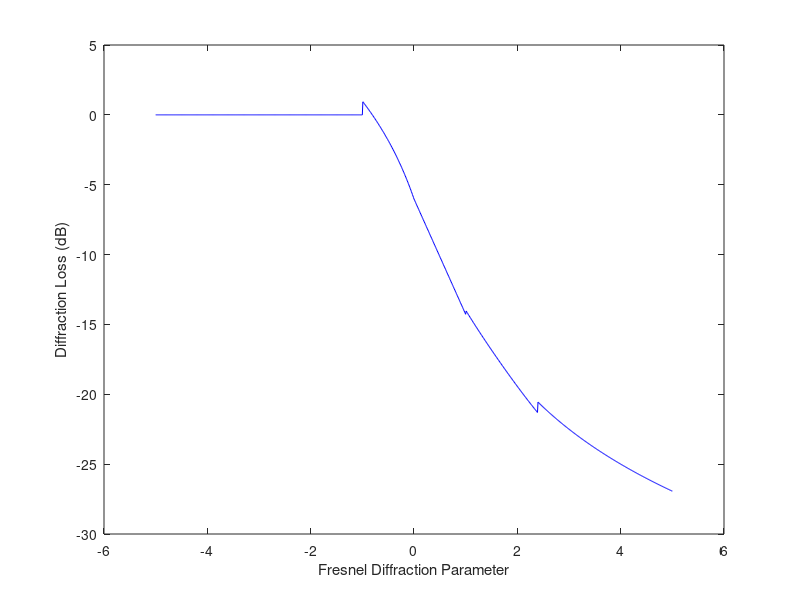

Reproduce this figure in MATLAB.
%Author-Soham Deshpande
%Date-13/02/2024
clear all 
close all 
v=-5:0.01:5; 
for n=1:length(v)     
   if v(n) <= -1         
      G(n)=0;     
   elseif v(n) <= 0         
      G(n)=20*log10(0.5-0.62*v(n));     
   elseif v(n) <= 1         
      G(n)=20*log10(0.5*exp(-0.95*v(n)));     
   elseif v(n) <= 2.4         
      G(n)=20*log10(0.4-sqrt(0.1184-(0.38-0.1*v(n))^2));     
   else         
      G(n)=20*log10(0.225/v(n));     
   end      
end 
plot(v, G, 'b') 
xlabel('Fresnel Diffraction Parameter') 
ylabel('Diffraction Loss (dB)')